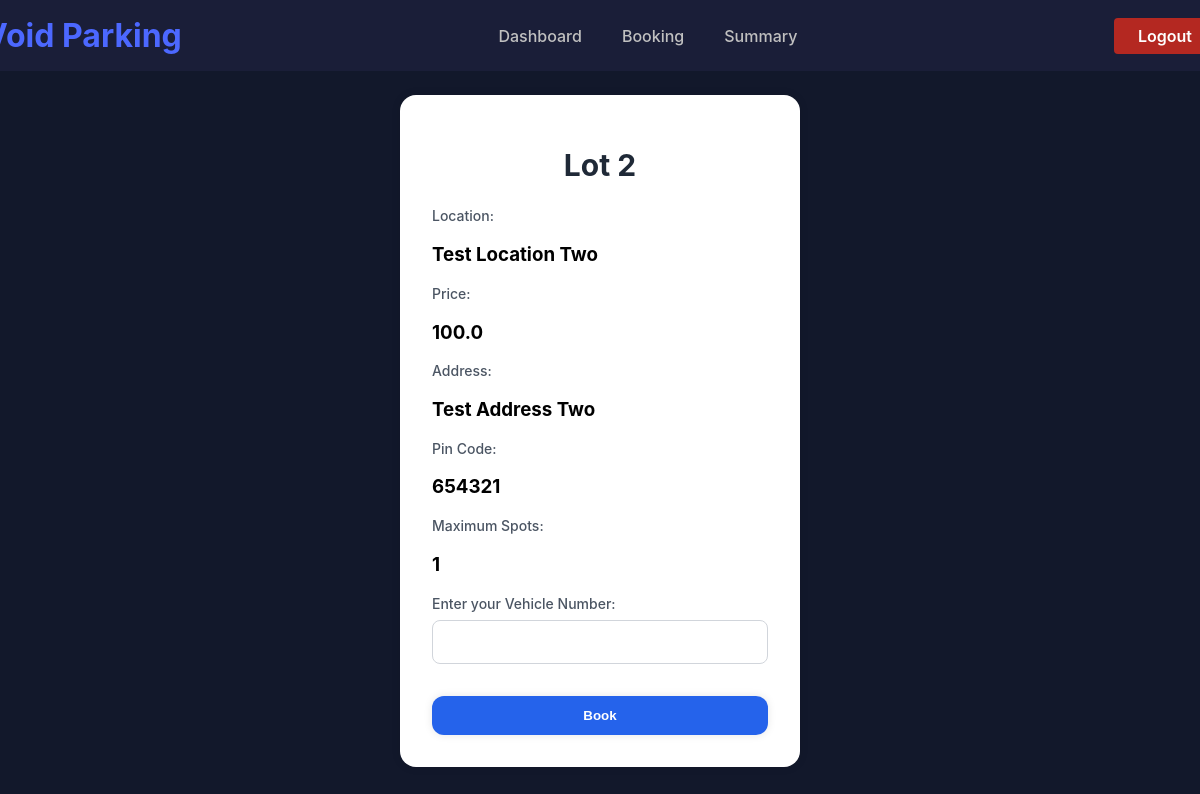
Page /user/book/2 on the committed database.
### backend/models.py (models this page shows)
class ParkingLot(db.Model):
  __tablename__ = 'parkinglot'
  id = db.Column(db.Integer, primary_key=True)
  location = db.Column(db.String, nullable=False)
  price = db.Column(db.Float, nullable=False)
  address = db.Column(db.String, nullable=False, unique=True)
  pincode = db.Column(db.String, nullable=False)
  max_spots = db.Column(db.Integer, nullable=False)
  spots = db.relationship('ParkingSpot', backref='lot', cascade='all, delete')

### backend/routes.py (the view)
@main.route('/user/book/<int:lot_id>', methods=['GET', 'POST'])
def book(lot_id):
  lot = ParkingLot.query.get(lot_id)
  if request.method == 'POST':
    user_id = session.get('user_id')
    if not user_id:
      return redirect(url_for('main.login'))
    booking = Reserved.query.filter_by(user_id=user_id, leaving_timestamp=None).first()
    if booking:
      return "You have already booked a spot. Release it first."
    lot_id = request.form['lot_id']
    vehicle_num = request.form['vehicle_num']
    spot = ParkingSpot.query.filter_by(lot_id=lot_id, status='A').first()
    if not spot:
      return "No available spots in this lot."
    new_booking = Reserved(user_id=user_id, spot_id=spot.id, vehicle_num=vehicle_num, parking_timestamp=datetime.now())
    spot.status = 'O'
    db.session.add(new_booking)
    db.session.commit()
    return redirect(url_for('main.user_dashboard'))
  else:
    return render_template('/user/book.html', lot=lot)

### templates/user/book.html (shortened to what this page needs)
{% extends '/user/user_base.html' %}
{% block content %}
<div class="center-content">
  <form method="POST" action="{{ url_for('main.book', lot_id=lot.id) }}" class="card">
    <h1 class="card-title">Lot {{ lot.id }} </h1>
    <div class="form-group">
      <label class="form-label"> Location: </label>
      <h3> {{ lot.location }} </h3>
      <label class="form-label"> Price: </label>
      <h3> {{ lot.price }} </h3>
      <label class="form-label"> Address: </label>
      <h3> {{ lot.address }} </h3>
      <label class="form-label"> Pin Code: </label>
      <h3> {{ lot.pincode }} </h3>
      <label class="form-label"> Maximum Spots: </label>
      <h3> {{ lot.max_spots }} </h3>
      <label class="form-label"> Enter your Vehicle Number: </label>
      <input type="text" name="vehicle_num" class="form-input" required>
    </div>
    <button type="submit" class="form-button">Book</button>
  </form>
</div>
{% endblock %}

### static/styles.css (style rules this page uses)
body { margin: 0; font-family: -apple-system, BlinkMacSystemFont, "Segoe UI", Roboto, "Helvetica Neue", Arial, sans-serif; background-color: #12182b; color: #c0c0c0; }
.center-content { display: flex; justify-content: center; align-items: center; min-height: calc(100vh - 5rem); padding: 20px; box-sizing: border-box; }
.card { background-color: #ffffff; border-radius: 1rem; box-shadow: 0 0 10px rgba(0, 0, 0, 0.1); padding: 2rem; width: 100%; max-width: 400px; box-sizing: border-box; display: flex; flex-direction: column; align-items: center; }
.card-title { font-size: 1.875rem; font-weight: 700; color: #1f2937; margin-bottom: 1.5rem; }
.form-group { margin-bottom: 1rem; width: 100%; }
.form-label { display: block; font-size: 0.875rem; font-weight: 500; color: #4b5563; margin-bottom: 0.5rem; }
.form-input { width: 100%; padding: 0.75rem 1rem; border: 1px solid #d1d5db; border-radius: 0.5rem; font-size: 1rem; color: #374151; transition: border-color 0.15s ease-in-out, box-shadow 0.15s ease-in-out; box-sizing: border-box; }
.form-button { width: 100%; padding: 0.75rem 1.5rem; background-color: #2563eb; color: #ffffff; font-weight: 600; border-radius: 0.75rem; border: none; cursor: pointer; transition: background-color 0.2s ease-in-out; box-shadow: 0 0 8px rgba(0, 0, 0, 0.1); margin-top: 1rem; }
h3 { color: black; }

### rows in the picture
ParkingLot: id "2", location "Test Location Two", price "100.0", address "Test Address Two", pincode "654321", max_spots "1"
